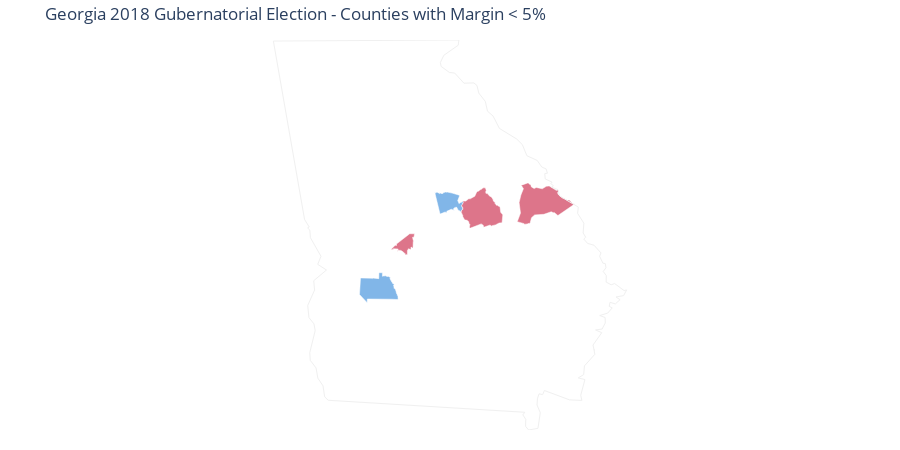

Write notebook code for a chart like this one.
### Code cell
fig = ff.create_choropleth(
    fips = small_margin['FIPS'],
    values = small_margin['Percent_Vote'], 
    scope=['GA'],
    #colorscale=bpr.safe_likely_leans_tossup,
    #simplify_county=0,
    
    plot_bgcolor='#FFFFFF',
    county_outline={'color': 'rgb(255,255,255)', 'width': 0.5}, 
    colorscale = bpr.safe_likely_leans_extra,
    binning_endpoints= bins,
    title='Georgia 2018 Gubernatorial Election - Counties with Margin < 5%',
    
    
    simplify_county=0.002
)

fig.update_layout(
    dragmode = False,
    clickmode = 'none',
    showlegend = False,
)

fig.show()

### Figure 1 — Plotly figure (JSON) as saved in the notebook; plotly's stock layout.template omitted (floating-point values rounded to 4 significant figures; data arrays with more than 128 entries replaced by an {"elided": "..."} marker saying what was removed)
{"data": [{"fill": "toself", "fillcolor": "#444CA0", "hoverinfo": "none", "line": {"color": "rgb(255,255,255)", "width": 0.5}, "mode": "lines", "name": "< 0", "type": "scatter", "x": [], "y": []}, {"fill": "toself", "fillcolor": "#4553A4", "hoverinfo": "none", "line": {"color": "rgb(255,255,255)", "width": 0.5}, "mode": "lines", "name": "0 - 11.79", "type": "scatter", "x": [], "y": []}, {"fill": "toself", "fillcolor": "#455AA9", "hoverinfo": "none", "line": {"color": "rgb(255,255,255)", "width": 0.5}, "mode": "lines", "name": "11.79 - 14.73", "type": "scatter", "x": [], "y": []}, {"fill": "toself", "fillcolor": "#4661AD", "hoverinfo": "none", "line": {"color": "rgb(255,255,255)", "width": 0.5}, "mode": "lines", "name": "14.73 - 17.68", "type": "scatter", "x": [], "y": []}, {"fill": "toself", "fillcolor": "#4669B2", "hoverinfo": "none", "line": {"color": "rgb(255,255,255)", "width": 0.5}, "mode": "lines", "name": "17.68 - 20.63", "type": "scatter", "x": [], "y": []}, {"fill": "toself", "fillcolor": "#4770B6", "hoverinfo": "none", "line": {"color": "rgb(255,255,255)", "width": 0.5}, "mode": "lines", "name": "20.63 - 23.58", "type": "scatter", "x": [], "y": []}, {"fill": "toself", "fillcolor": "#4777BB", "hoverinfo": "none", "line": {"color": "rgb(255,255,255)", "width": 0.5}, "mode": "lines", "name": "23.58 - 26.53", "type": "scatter", "x": [], "y": []}, {"fill": "toself", "fillcolor": "#487EBF", "hoverinfo": "none", "line": {"color": "rgb(255,255,255)", "width": 0.5}, "mode": "lines", "name": "26.53 - 29.48", "type": "scatter", "x": [], "y": []}, {"fill": "toself", "fillcolor": "#5086C5", "hoverinfo": "none", "line": {"color": "rgb(255,255,255)", "width": 0.5}, "mode": "lines", "name": "29.48 - 32.42", "type": "scatter", "x": [], "y": []}, {"fill": "toself", "fillcolor": "#588ECB", "hoverinfo": "none", "line": {"color": "rgb(255,255,255)", "width": 0.5}, "mode": "lines", "name": "32.42 - 35.37", "type": "scatter", "x": [], "y": []}, {"fill": "toself", "fillcolor": "#6096D1", "hoverinfo": "none", "line": {"color": "rgb(255,255,255)", "width": 0.5}, "mode": "lines", "name": "35.37 - 38.32", "type": "scatter", "x": [], "y": []}, {"fill": "toself", "fillcolor": "#699ED6", "hoverinfo": "none", "line": {"color": "rgb(255,255,255)", "width": 0.5}, "mode": "lines", "name": "38.32 - 41.27", "type": "scatter", "x": [], "y": []}, {"fill": "toself", "fillcolor": "#71A6DC", "hoverinfo": "none", "line": {"color": "rgb(255,255,255)", "width": 0.5}, "mode": "lines", "name": "41.27 - 44.22", "type": "scatter", "x": [], "y": []}, {"fill": "toself", "fillcolor": "#79AEE2", "hoverinfo": "none", "line": {"color": "rgb(255,255,255)", "width": 0.5}, "mode": "lines", "name": "44.22 - 47.17", "type": "scatter", "x": [], "y": []}, {"fill": "toself", "fillcolor": "#81B6E8", "hoverinfo": "none", "line": {"color": "rgb(255,255,255)", "width": 0.5}, "mode": "lines", "name": "47.17 - 50.0", "type": "scatter", "x": {"elided": "162 float values"}, "y": {"elided": "162 float values"}}, {"fill": "toself", "fillcolor": "#DD758A", "hoverinfo": "none", "line": {"color": "rgb(255,255,255)", "width": 0.5}, "mode": "lines", "name": "50.0 - 53.06", "type": "scatter", "x": {"elided": "307 float values"}, "y": {"elided": "307 float values"}}, {"fill": "toself", "fillcolor": "#D96E81", "hoverinfo": "none", "line": {"color": "rgb(255,255,255)", "width": 0.5}, "mode": "lines", "name": "53.06 - 56.01", "type": "scatter", "x": [], "y": []}, {"fill": "toself", "fillcolor": "#D46678", "hoverinfo": "none", "line": {"color": "rgb(255,255,255)", "width": 0.5}, "mode": "lines", "name": "56.01 - 58.96", "type": "scatter", "x": [], "y": []}, {"fill": "toself", "fillcolor": "#D05F6F", "hoverinfo": "none", "line": {"color": "rgb(255,255,255)", "width": 0.5}, "mode": "lines", "name": "58.96 - 61.91", "type": "scatter", "x": [], "y": []}, {"fill": "toself", "fillcolor": "#CC5865", "hoverinfo": "none", "line": {"color": "rgb(255,255,255)", "width": 0.5}, "mode": "lines", "name": "61.91 - 64.86", "type": "scatter", "x": [], "y": []}, {"fill": "toself", "fillcolor": "#C8515C", "hoverinfo": "none", "line": {"color": "rgb(255,255,255)", "width": 0.5}, "mode": "lines", "name": "64.86 - 67.8", "type": "scatter", "x": [], "y": []}, {"fill": "toself", "fillcolor": "#C34953", "hoverinfo": "none", "line": {"color": "rgb(255,255,255)", "width": 0.5}, "mode": "lines", "name": "67.8 - 70.75", "type": "scatter", "x": [], "y": []}, {"fill": "toself", "fillcolor": "#BF424A", "hoverinfo": "none", "line": {"color": "rgb(255,255,255)", "width": 0.5}, "mode": "lines", "name": "70.75 - 73.7", "type": "scatter", "x": [], "y": []}, {"fill": "toself", "fillcolor": "#BB424C", "hoverinfo": "none", "line": {"color": "rgb(255,255,255)", "width": 0.5}, "mode": "lines", "name": "73.7 - 76.65", "type": "scatter", "x": [], "y": []}, {"fill": "toself", "fillcolor": "#B6434D", "hoverinfo": "none", "line": {"color": "rgb(255,255,255)", "width": 0.5}, "mode": "lines", "name": "76.65 - 79.6", "type": "scatter", "x": [], "y": []}, {"fill": "toself", "fillcolor": "#B2434F", "hoverinfo": "none", "line": {"color": "rgb(255,255,255)", "width": 0.5}, "mode": "lines", "name": "79.6 - 82.55", "type": "scatter", "x": [], "y": []}, {"fill": "toself", "fillcolor": "#AD4450", "hoverinfo": "none", "line": {"color": "rgb(255,255,255)", "width": 0.5}, "mode": "lines", "name": "82.55 - 85.49", "type": "scatter", "x": [], "y": []}, {"fill": "toself", "fillcolor": "#A94452", "hoverinfo": "none", "line": {"color": "rgb(255,255,255)", "width": 0.5}, "mode": "lines", "name": "85.49 - 88.44", "type": "scatter", "x": [], "y": []}, {"fill": "toself", "fillcolor": "#A44553", "hoverinfo": "none", "line": {"color": "rgb(255,255,255)", "width": 0.5}, "mode": "lines", "name": "88.44 - 91.39", "type": "scatter", "x": [], "y": []}, {"fill": "toself", "fillcolor": "#A04555", "hoverinfo": "none", "line": {"color": "rgb(255,255,255)", "width": 0.5}, "mode": "lines", "name": "> 91.39", "type": "scatter", "x": [], "y": []}, {"hoverinfo": "text", "legendgroup": "centroids", "marker": {"color": "white", "opacity": 0}, "mode": "markers", "name": "US Counties", "selected": {"marker": {"color": "white", "opacity": 1, "size": 3}}, "showlegend": false, "text": ["County: Baldwin<br>State: Georgia<br>FIPS: 13009<br>Value: 49.46917370171399", "County: Burke<br>State: Georgia<br>FIPS: 13033<br>Value: 50.56759545923632", "County: Peach<br>State: Georgia<br>FIPS: 13225<br>Value: 52.00574437529919", "County: Sumter<br>State: Georgia<br>FIPS: 13261<br>Value: 48.7779461917393", "County: Washington<br>State: Georgia<br>FIPS: 13303<br>Value: 50.53250091810503"], "type": "scatter", "unselected": {"marker": {"opacity": 0}}, "x": [-83.25, -82.0, -83.83, -84.2, -82.8], "y": [33.07, 33.06, 32.57, 32.04, 32.97]}, {"hoverinfo": "text", "legendgroup": "States", "line": {"color": "rgb(240, 240, 240)", "width": 1}, "mode": "lines", "showlegend": false, "type": "scatter", "x": [-81.28, -81.28, -81.27, -81.27, -81.28, null, -85.61, -83.1, -83.11, -83.31, -83.35, -83.34, -83.23, -83.16, -83.03, -82.9, -82.86, -82.84, -82.75, -82.72, -82.64, -82.56, -82.32, -82.25, -82.19, -82.05, -81.99, -81.93, -81.91, -81.94, -81.94, -81.85, -81.86, -81.83, -81.85, -81.77, -81.74, -81.49, -81.5, -81.42, -81.43, -81.39, -81.42, -81.37, -81.28, -81.19, -81.21, -81.16, -81.13, -81.12, -81.16, -81.12, -81.12, -81.05, -81.0, -80.88, -80.84, -80.88, -80.98, -80.93, -80.99, -81.07, -81.08, -81.04, -81.1, -81.2, -81.13, -81.13, -81.17, -81.26, -81.18, -81.29, -81.27, -81.41, -81.42, -81.49, -81.4, -81.46, -81.44, -81.61, -81.95, -81.97, -82.02, -82.04, -82.05, -82.01, -82.04, -82.16, -82.2, -82.2, -82.24, -82.21, -84.86, -84.91, -84.94, -85.01, -85.03, -85.11, -85.11, -85.04, -85.06, -85.13, -85.14, -85.05, -85.06, -84.89, -85.01, -84.96, -85.11, -85.11, -85.14, -85.12, -85.18, -85.61, null, null], "y": [31.31, 31.31, 31.31, 31.3, 31.31, null, 34.98, 35.0, 34.93, 34.81, 34.73, 34.68, 34.61, 34.6, 34.48, 34.49, 34.46, 34.37, 34.27, 34.15, 34.09, 33.95, 33.82, 33.75, 33.62, 33.56, 33.49, 33.46, 33.41, 33.41, 33.34, 33.31, 33.29, 33.26, 33.25, 33.22, 33.14, 33.01, 32.94, 32.82, 32.7, 32.65, 32.63, 32.58, 32.56, 32.46, 32.42, 32.34, 32.34, 32.29, 32.24, 32.19, 32.12, 32.09, 32.1, 32.02, 32.02, 31.96, 31.94, 31.91, 31.86, 31.88, 31.83, 31.81, 31.75, 31.72, 31.7, 31.63, 31.56, 31.55, 31.52, 31.37, 31.26, 31.12, 31.02, 30.98, 30.96, 30.77, 30.71, 30.72, 30.83, 30.78, 30.79, 30.73, 30.66, 30.56, 30.38, 30.36, 30.4, 30.49, 30.54, 30.57, 30.71, 30.75, 30.88, 30.97, 31.1, 31.19, 31.28, 31.54, 31.62, 31.69, 31.84, 32.02, 32.13, 32.26, 32.33, 32.42, 32.64, 32.74, 32.76, 32.77, 32.86, 34.98, null, null]}], "layout": {"annotations": [{"showarrow": false, "text": "<b></b>", "x": 1, "xanchor": "right", "xref": "paper", "y": 1.05, "yref": "paper"}], "clickmode": "none", "dragmode": false, "height": 450, "hovermode": "closest", "legend": {"traceorder": "reversed", "x": 1, "xanchor": "right", "y": 1, "yanchor": "top"}, "margin": {"b": 20, "l": 20, "r": 20, "t": 40}, "plot_bgcolor": "#FFFFFF", "showlegend": false, "title": {"text": "Georgia 2018 Gubernatorial Election - Counties with Margin < 5%"}, "width": 900, "xaxis": {"autorange": false, "fixedrange": true, "range": [-89.02, -77.42], "showgrid": false, "showticklabels": false, "zeroline": false}, "yaxis": {"autorange": false, "fixedrange": true, "range": [30.36, 35.0], "showgrid": false, "showticklabels": false, "zeroline": false}}}
